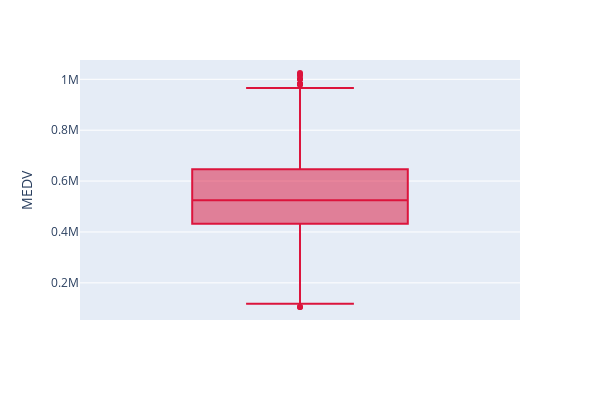

Notebook source saved alongside this figure:
### Markdown cell above
**Valor médio das casas**

### Code cell
boxplot = px.box(df, y = "MEDV", width=600, height=400, boxmode='overlay', color_discrete_sequence=["crimson"])
boxplot.show()

### Figure 1 — Plotly figure (JSON) as saved in the notebook; plotly's stock layout.template omitted (floating-point values rounded to 4 significant figures; data arrays with more than 128 entries replaced by an {"elided": "..."} marker saying what was removed)
{"data": [{"alignmentgroup": "True", "hovertemplate": "MEDV=%{y}<extra></extra>", "legendgroup": "", "marker": {"color": "crimson"}, "name": "", "notched": false, "offsetgroup": "", "orientation": "v", "showlegend": false, "type": "box", "x0": " ", "xaxis": "x", "y": {"elided": "2340 float values"}, "y0": " ", "yaxis": "y"}], "layout": {"boxmode": "overlay", "height": 400, "legend": {"tracegroupgap": 0}, "margin": {"t": 60}, "width": 600, "xaxis": {"anchor": "y", "domain": [0, 1]}, "yaxis": {"anchor": "x", "domain": [0, 1], "title": {"text": "MEDV"}}}}
